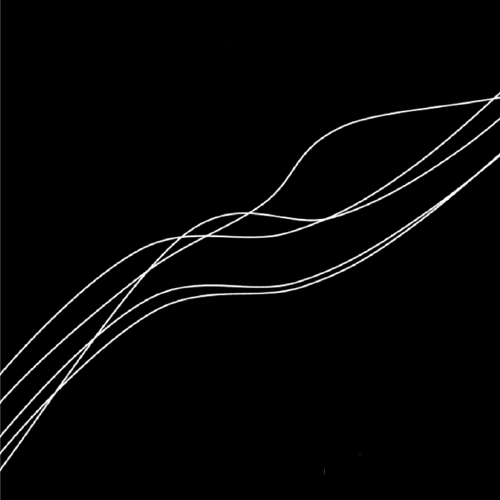
%> input picture strands.png, 500 x 500 px
$ octave image_gen.m   (GNU Octave 9; MATLAB toolbox functions it lacks are replaced by stand-ins)
%> lines starting %> are read from the running program, lines starting %| are printed output that depends on the picture
%% generate images for SIM

clear; clc;

% fringe generation
% since psfraw FWHM of SLAM1 is ~500nm and minimum pixel resolution (step
% size) is 100nm, assume image of 500 pixels x 0.1um step size = 50um FOV,
% assume stripes are 1um or 10 pixels wide

sz = 500; % pixels per rows, cols, must be multiple of 10

% approximate appropriate modulation values for a sine wave
stripepxnum = 10; %number of pixels per stripe
x = linspace(0, 2 * pi, stripepxnum);
modvals = (-cos(x) + 1) / 2;
% modvals = horzcat(modvals,modvals)
% plot(modvals)

%% vertical stripes
stripenum = floor(sz / stripepxnum);
mat = modvals;
for i = 1 : stripenum - 1
    mat = horzcat(mat, modvals);
end;

mat = repmat(mat, sz, 1);
mat_vert_0pi = mat;

% shift stripe phase 4 times by intervals of 2pi/5
shiftpxnum = stripepxnum / 5;

%2pi/5
mat_vert_0p4pi = circshift(mat, shiftpxnum, 2);
%4pi/5
mat_vert_0p8pi = circshift(mat, shiftpxnum * 2, 2);
%6pi/5
mat_vert_1p2pi = circshift(mat, shiftpxnum * 3, 2);
%8pi/5
mat_vert_1p6pi = circshift(mat, shiftpxnum * 4, 2);

%% horizontal stripes
mat_horz_0pi = mat_vert_0pi.';
mat_horz_0p4pi = mat_vert_0p4pi.';
mat_horz_0p8pi = mat_vert_0p8pi.';
mat_horz_1p2pi = mat_vert_1p2pi.';
mat_horz_1p6pi = mat_vert_1p6pi.';

%% diagonal stripes left leaning 45 deg
%0pi
for i = 1:sz;
    mat_diag_l45_0pi(i, :) = circshift(mat_vert_0pi(i, :), i, 2);
end
%2pi/5
for i = 1:sz;
    mat_diag_l45_0p4pi(i, :) = circshift(mat_vert_0p4pi(i, :), i, 2);
end
%4pi/5
for i = 1:sz;
    mat_diag_l45_0p8pi(i, :) = circshift(mat_vert_0p8pi(i, :), i, 2);
end
%6pi/5
for i = 1:sz;
    mat_diag_l45_1p2pi(i, :) = circshift(mat_vert_1p2pi(i, :), i, 2);
end
%8pi/5
for i = 1:sz;
    mat_diag_l45_1p6pi(i, :) = circshift(mat_vert_1p6pi(i, :), i, 2);
end

%% diagonal stripes right leaning 45 deg
 mat_diag_r45_0pi = rot90(mat_diag_l45_0pi);
 mat_diag_r45_0p4pi = rot90(mat_diag_l45_0p4pi);
 mat_diag_r45_0p8pi = rot90(mat_diag_l45_0p8pi);
 mat_diag_r45_1p2pi = rot90(mat_diag_l45_1p2pi);
 mat_diag_r45_1p6pi = rot90(mat_diag_l45_1p6pi);

 %% due to 2p nonlinear effect (emmission I = excitation I ^ 2), square all components of mat for nonlinear SIM
 mat_vert_0pi_nl = mat_vert_0pi .^ 2;
 mat_vert_0p4pi_nl = mat_vert_0p4pi .^ 2;
 mat_vert_0p8pi_nl = mat_vert_0p8pi .^ 2;
 mat_vert_1p2pi_nl = mat_vert_1p2pi .^ 2;
 mat_vert_1p6pi_nl = mat_vert_1p6pi .^ 2;

 mat_horz_0pi_nl = mat_horz_0pi .^ 2;
 mat_horz_0p4pi_nl = mat_horz_0p4pi .^ 2;
 mat_horz_0p8pi_nl = mat_horz_0p8pi .^ 2;
 mat_horz_1p2pi_nl = mat_horz_1p2pi .^ 2;
 mat_horz_1p6pi_nl = mat_horz_1p6pi .^ 2;

 mat_diag_l45_0pi_nl = mat_diag_l45_0pi .^ 2;
 mat_diag_l45_0p4pi_nl = mat_diag_l45_0p4pi .^ 2;
 mat_diag_l45_0p8pi_nl = mat_diag_l45_0p8pi .^ 2;
 mat_diag_l45_1p2pi_nl = mat_diag_l45_1p2pi .^ 2;
 mat_diag_l45_1p6pi_nl = mat_diag_l45_1p6pi .^ 2;

 mat_diag_r45_0pi_nl = mat_diag_r45_0pi .^ 2;
 mat_diag_r45_0p4pi_nl = mat_diag_r45_0p4pi .^ 2;
 mat_diag_r45_0p8pi_nl = mat_diag_r45_0p8pi .^ 2;
 mat_diag_r45_1p2pi_nl = mat_diag_r45_1p2pi .^ 2;
 mat_diag_r45_1p6pi_nl = mat_diag_r45_1p6pi .^ 2;

 %% TEST
 % [48 lines of commented-out code are left out]


 %% make SIM images

 %load image, must be same size as sz
%  imraw = im2gray(imread('peacock.jpg'));
%  imraw = imraw(230:729, 120:619);
 imraw = im2gray(imread('strands.png'));
%> imraw: size 500x500 uint8; min 0, max 255, mean 5.4
 %imraw = im2gray(imread('siemens.png'));
%  imraw = im2gray(imread('unprocessed/psfraw.tiff'));
 %convolve with gaussian kernel
 sigma = 2; % FWHM ~ 2.5 * sigma
 imconv = im2double(imgaussfilt(imraw,sigma));
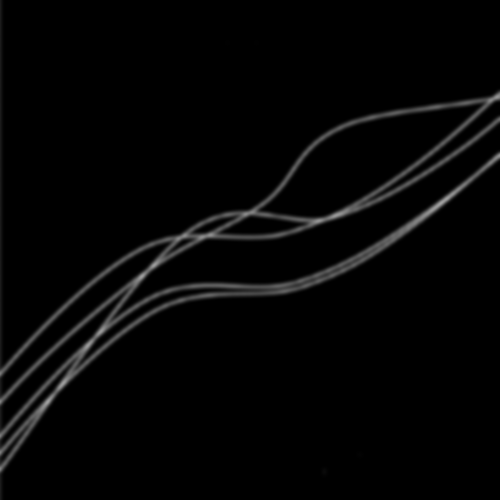
%> imconv: size 500x500 double; min 0, max 0.627, mean 0.0211
 %imshow(imconv)

 % multiply by stripes
 im_vert_0pi_nl = imconv .* mat_vert_0pi_nl;
 im_vert_0p4pi_nl = imconv .* mat_vert_0p4pi_nl;
 im_vert_0p8pi_nl = imconv .* mat_vert_0p8pi_nl;
 im_vert_1p2pi_nl = imconv .* mat_vert_1p2pi_nl;
 im_vert_1p6pi_nl = imconv .* mat_vert_1p6pi_nl;
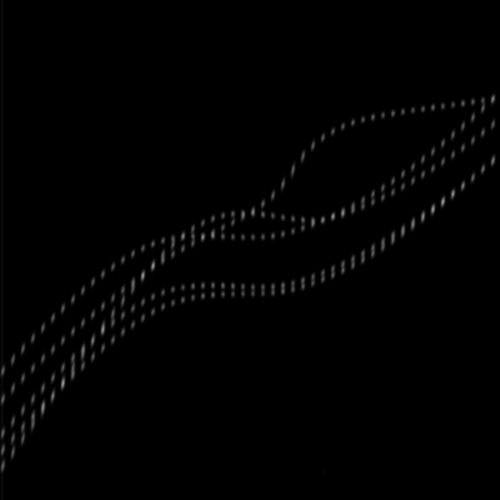
%> im_vert_1p6pi_nl: size 500x500 double; min 0, max 0.575, mean 0.0072

 im_horz_0pi_nl = imconv .* mat_horz_0pi_nl;
 im_horz_0p4pi_nl = imconv .* mat_horz_0p4pi_nl;
 im_horz_0p8pi_nl = imconv .* mat_horz_0p8pi_nl;
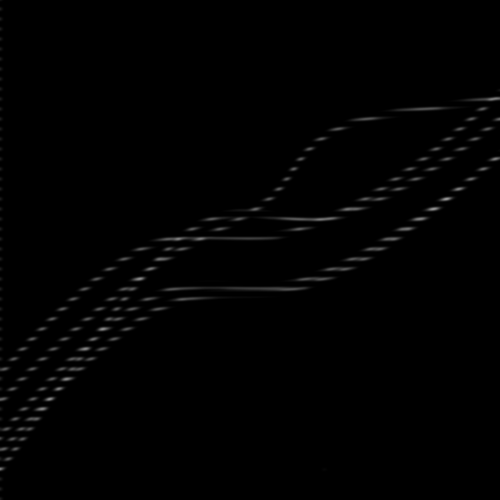
%> im_horz_0p8pi_nl: size 500x500 double; min 0, max 0.575, mean 0.00705
 im_horz_1p2pi_nl = imconv .* mat_horz_1p2pi_nl;
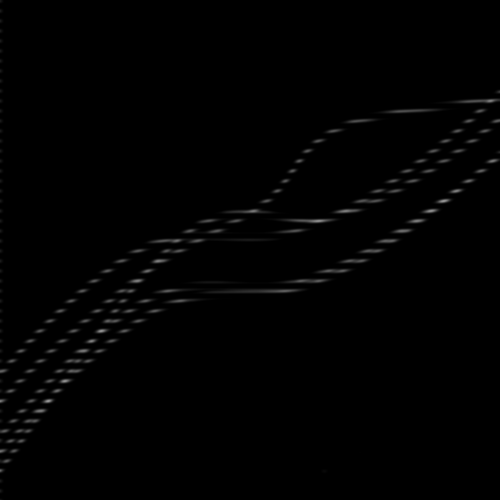
%> im_horz_1p2pi_nl: size 500x500 double; min 0, max 0.579, mean 0.00687
 im_horz_1p6pi_nl = imconv .* mat_horz_1p6pi_nl;

 im_diag_l45_0pi_nl = imconv .* mat_diag_l45_0pi_nl;
 im_diag_l45_0p4pi_nl = imconv .* mat_diag_l45_0p4pi_nl;
 im_diag_l45_0p8pi_nl = imconv .* mat_diag_l45_0p8pi_nl;
 im_diag_l45_1p2pi_nl = imconv .* mat_diag_l45_1p2pi_nl;
 im_diag_l45_1p6pi_nl = imconv .* mat_diag_l45_1p6pi_nl;

 im_diag_r45_0pi_nl = imconv .* mat_diag_r45_0pi_nl;
 im_diag_r45_0p4pi_nl = imconv .* mat_diag_r45_0p4pi_nl;
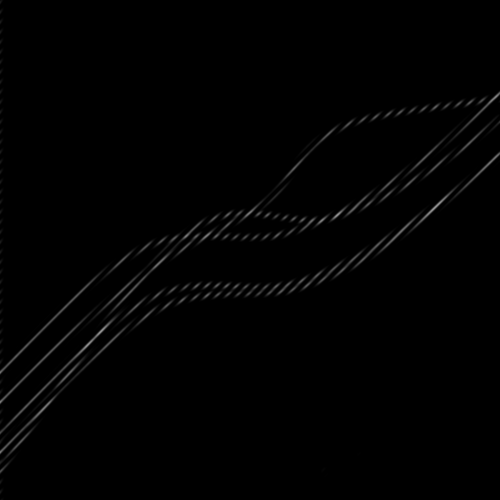
%> im_diag_r45_0p4pi_nl: size 500x500 double; min 0, max 0.564, mean 0.00723
 im_diag_r45_0p8pi_nl = imconv .* mat_diag_r45_0p8pi_nl;
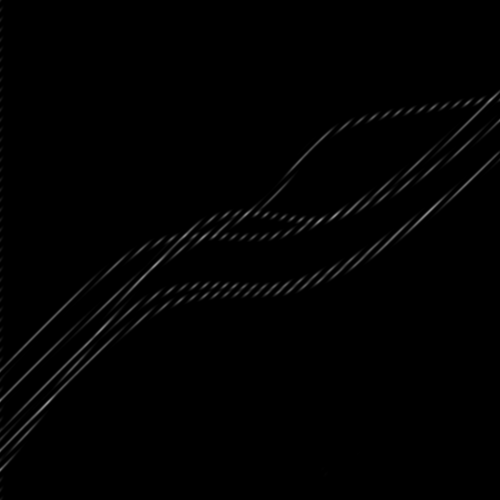
%> im_diag_r45_0p8pi_nl: size 500x500 double; min 0, max 0.583, mean 0.00728
 im_diag_r45_1p2pi_nl = imconv .* mat_diag_r45_1p2pi_nl;
 im_diag_r45_1p6pi_nl = imconv .* mat_diag_r45_1p6pi_nl;
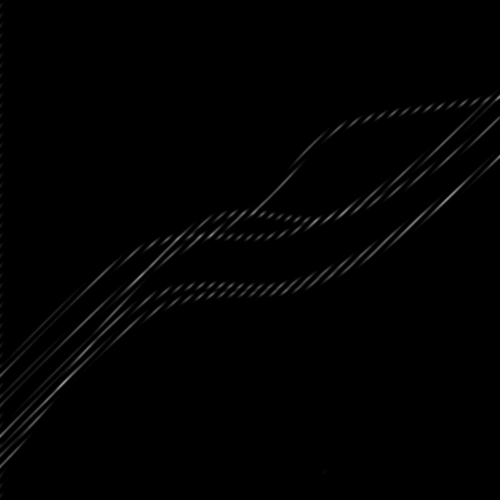
%> im_diag_r45_1p6pi_nl: size 500x500 double; min 0, max 0.572, mean 0.00698

 %% generate psf

 pointsource = zeros(501, 501);
 pointsource(251, 251) = 1;
 psfraw = imgaussfilt(pointsource,sigma);
 psfraw = imresize(psfraw, 500 / 501);

 % multiply by stripes
 psfraw_vert_0pi_nl = psfraw .* mat_vert_0pi_nl;
 psfraw_vert_0p4pi_nl = psfraw .* mat_vert_0p4pi_nl;
 psfraw_vert_0p8pi_nl = psfraw .* mat_vert_0p8pi_nl;
 psfraw_vert_1p2pi_nl = psfraw .* mat_vert_1p2pi_nl;
 psfraw_vert_1p6pi_nl = psfraw .* mat_vert_1p6pi_nl;

 psfraw_horz_0pi_nl = psfraw .* mat_horz_0pi_nl;
 psfraw_horz_0p4pi_nl = psfraw .* mat_horz_0p4pi_nl;
 psfraw_horz_0p8pi_nl = psfraw .* mat_horz_0p8pi_nl;
 psfraw_horz_1p2pi_nl = psfraw .* mat_horz_1p2pi_nl;
 psfraw_horz_1p6pi_nl = psfraw .* mat_horz_1p6pi_nl;

 psfraw_diag_l45_0pi_nl = psfraw .* mat_diag_l45_0pi_nl;
 psfraw_diag_l45_0p4pi_nl = psfraw .* mat_diag_l45_0p4pi_nl;
 psfraw_diag_l45_0p8pi_nl = psfraw .* mat_diag_l45_0p8pi_nl;
 psfraw_diag_l45_1p2pi_nl = psfraw .* mat_diag_l45_1p2pi_nl;
 psfraw_diag_l45_1p6pi_nl = psfraw .* mat_diag_l45_1p6pi_nl;

 psfraw_diag_r45_0pi_nl = psfraw .* mat_diag_r45_0pi_nl;
 psfraw_diag_r45_0p4pi_nl = psfraw .* mat_diag_r45_0p4pi_nl;
 psfraw_diag_r45_0p8pi_nl = psfraw .* mat_diag_r45_0p8pi_nl;
 psfraw_diag_r45_1p2pi_nl = psfraw .* mat_diag_r45_1p2pi_nl;
 psfraw_diag_r45_1p6pi_nl = psfraw .* mat_diag_r45_1p6pi_nl;

 %% save all images to tiff

 imwrite(imraw, 'unprocessed/imraw.tiff');
 imwrite(imconv, 'unprocessed/imconv.tiff')

 imwrite(im_vert_0pi_nl, 'unprocessed/im_vert_0pi_nl.tiff');
 imwrite(im_vert_0p4pi_nl, 'unprocessed/im_vert_0p4pi_nl.tiff');
 imwrite(im_vert_0p8pi_nl, 'unprocessed/im_vert_0p8pi_nl.tiff');
 imwrite(im_vert_1p2pi_nl, 'unprocessed/im_vert_1p2pi_nl.tiff');
 imwrite(im_vert_1p6pi_nl, 'unprocessed/im_vert_1p6pi_nl.tiff');

 imwrite(im_horz_0pi_nl, 'unprocessed/im_horz_0pi_nl.tiff');
 imwrite(im_horz_0p4pi_nl, 'unprocessed/im_horz_0p4pi_nl.tiff');
 imwrite(im_horz_0p8pi_nl, 'unprocessed/im_horz_0p8pi_nl.tiff');
 imwrite(im_horz_1p2pi_nl, 'unprocessed/im_horz_1p2pi_nl.tiff');
 imwrite(im_horz_1p6pi_nl, 'unprocessed/im_horz_1p6pi_nl.tiff');

 imwrite(im_diag_l45_0pi_nl, 'unprocessed/im_diag_l45_0pi_nl.tiff');
 imwrite(im_diag_l45_0p4pi_nl, 'unprocessed/im_diag_l45_0p4pi_nl.tiff');
 imwrite(im_diag_l45_0p8pi_nl, 'unprocessed/im_diag_l45_0p8pi_nl.tiff');
 imwrite(im_diag_l45_1p2pi_nl, 'unprocessed/im_diag_l45_1p2pi_nl.tiff');
 imwrite(im_diag_l45_1p6pi_nl, 'unprocessed/im_diag_l45_1p6pi_nl.tiff');

 imwrite(im_diag_r45_0pi_nl, 'unprocessed/im_diag_r45_0pi_nl.tiff');
 imwrite(im_diag_r45_0p4pi_nl, 'unprocessed/im_diag_r45_0p4pi_nl.tiff');
 imwrite(im_diag_r45_0p8pi_nl, 'unprocessed/im_diag_r45_0p8pi_nl.tiff');
 imwrite(im_diag_r45_1p2pi_nl, 'unprocessed/im_diag_r45_1p2pi_nl.tiff');
 imwrite(im_diag_r45_1p6pi_nl, 'unprocessed/im_diag_r45_1p6pi_nl.tiff');

 imwrite(psfraw, 'unprocessed/psfraw.tiff');

 imwrite(psfraw_vert_0pi_nl, 'unprocessed/psfraw_vert_0pi_nl.tiff');
 imwrite(psfraw_vert_0p4pi_nl, 'unprocessed/psfraw_vert_0p4pi_nl.tiff');
 imwrite(psfraw_vert_0p8pi_nl, 'unprocessed/psfraw_vert_0p8pi_nl.tiff');
 imwrite(psfraw_vert_1p2pi_nl, 'unprocessed/psfraw_vert_1p2pi_nl.tiff');
 imwrite(psfraw_vert_1p6pi_nl, 'unprocessed/psfraw_vert_1p6pi_nl.tiff');

 imwrite(psfraw_horz_0pi_nl, 'unprocessed/psfraw_horz_0pi_nl.tiff');
 imwrite(psfraw_horz_0p4pi_nl, 'unprocessed/psfraw_horz_0p4pi_nl.tiff');
 imwrite(psfraw_horz_0p8pi_nl, 'unprocessed/psfraw_horz_0p8pi_nl.tiff');
 imwrite(psfraw_horz_1p2pi_nl, 'unprocessed/psfraw_horz_1p2pi_nl.tiff');
 imwrite(psfraw_horz_1p6pi_nl, 'unprocessed/psfraw_horz_1p6pi_nl.tiff');

 imwrite(psfraw_diag_l45_0pi_nl, 'unprocessed/psfraw_diag_l45_0pi_nl.tiff');
 imwrite(psfraw_diag_l45_0p4pi_nl, 'unprocessed/psfraw_diag_l45_0p4pi_nl.tiff');
 imwrite(psfraw_diag_l45_0p8pi_nl, 'unprocessed/psfraw_diag_l45_0p8pi_nl.tiff');
 imwrite(psfraw_diag_l45_1p2pi_nl, 'unprocessed/psfraw_diag_l45_1p2pi_nl.tiff');
 imwrite(psfraw_diag_l45_1p6pi_nl, 'unprocessed/psfraw_diag_l45_1p6pi_nl.tiff');

 imwrite(psfraw_diag_r45_0pi_nl, 'unprocessed/psfraw_diag_r45_0pi_nl.tiff');
 imwrite(psfraw_diag_r45_0p4pi_nl, 'unprocessed/psfraw_diag_r45_0p4pi_nl.tiff');
 imwrite(psfraw_diag_r45_0p8pi_nl, 'unprocessed/psfraw_diag_r45_0p8pi_nl.tiff');
 imwrite(psfraw_diag_r45_1p2pi_nl, 'unprocessed/psfraw_diag_r45_1p2pi_nl.tiff');
 imwrite(psfraw_diag_r45_1p6pi_nl, 'unprocessed/psfraw_diag_r45_1p6pi_nl.tiff');

 imwrite(mat_vert_0pi, 'unprocessed/mat_vert_0pi.tiff');
 imwrite(mat_horz_0pi, 'unprocessed/mat_horz_0pi.tiff');
 imwrite(mat_diag_l45_0pi, 'unprocessed/mat_diag_l45_0pi.tiff');
 imwrite(mat_diag_r45_0pi, 'unprocessed/mat_diag_r45_0pi.tiff');
